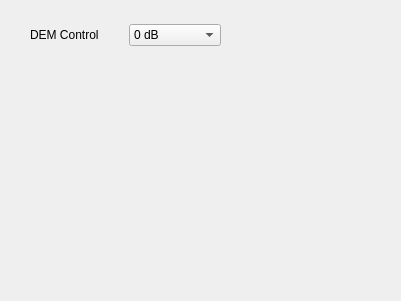
          <widget class="QWidget" name="page_5">
           <property name="geometry">
            <rect>
             <x>0</x>
             <y>0</y>
             <width>401</width>
             <height>301</height>
            </rect>
           </property>
           <attribute name="label">
            <string>DEM</string>
           </attribute>
           <widget class="QWidget" name="layoutWidget">
            <property name="geometry">
             <rect>
              <x>30</x>
              <y>20</y>
              <width>191</width>
              <height>31</height>
             </rect>
            </property>
            <layout class="QGridLayout" name="gridLayout_8">
             <item row="0" column="0">
              <widget class="QLabel" name="label_21">
               <property name="text">
                <string>DEM Control</string>
               </property>
              </widget>
             </item>
             <item row="0" column="1">
              <widget class="QComboBox" name="DEMcomboBox">
               <item>
                <property name="text">
                 <string>0 dB</string>
                </property>
               </item>
               <item>
                <property name="text">
                 <string>–1.5 dB</string>
                </property>
               </item>
               <item>
                <property name="text">
                 <string>–3.5 dB</string>
                </property>
               </item>
               <item>
                <property name="text">
                 <string>–5 dB</string>
                </property>
               </item>
               <item>
                <property name="text">
                 <string>–6 dB</string>
                </property>
               </item>
               <item>
                <property name="text">
                 <string>–8 dB</string>
                </property>
               </item>
               <item>
                <property name="text">
                 <string>–9 dB</string>
                </property>
               </item>
               <item>
                <property name="text">
                 <string>–12 dB</string>
                </property>
               </item>
              </widget>
             </item>
            </layout>
           </widget>
          </widget>
